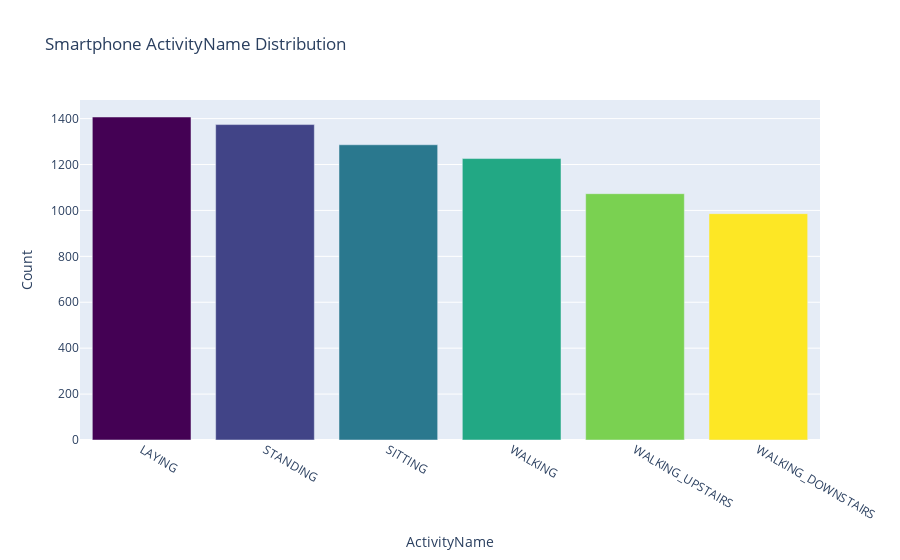

The code cell stored with this chart in its notebook:
### Markdown cell above
### How Are The ActivityName Distributed?

### Code cell
import plotly
import plotly.graph_objects as go
from plotly.offline import download_plotlyjs, init_notebook_mode, plot, iplot


# Plotting data
label_counts = train['ActivityName'].value_counts()

# Get colors
n = label_counts.shape[0]
colormap = plt.get_cmap('viridis')
colors = [mlt.colors.to_hex(colormap(col)) for col in np.arange(0, 1.01, 1/(n-1))]

# Create plot
data = go.Bar(x = label_counts.index,
              y = label_counts,
              marker = dict(color = colors))

layout = go.Layout(title = 'Smartphone ActivityName Distribution',
                   xaxis = dict(title = 'ActivityName'),
                   yaxis = dict(title = 'Count'))

fig = go.Figure(data=[data], layout=layout)
fig.show()
#iplot(fig)

### Figure 1 — Plotly figure (JSON) as saved in the notebook; plotly's stock layout.template omitted (floating-point values rounded to 4 significant figures)
{"data": [{"marker": {"color": ["#440154", "#414487", "#2a788e", "#22a884", "#7ad151", "#fde725"]}, "type": "bar", "x": ["LAYING", "STANDING", "SITTING", "WALKING", "WALKING_UPSTAIRS", "WALKING_DOWNSTAIRS"], "y": [1407, 1374, 1286, 1226, 1073, 986]}], "layout": {"title": {"text": "Smartphone ActivityName Distribution"}, "xaxis": {"title": {"text": "ActivityName"}}, "yaxis": {"title": {"text": "Count"}}}}
